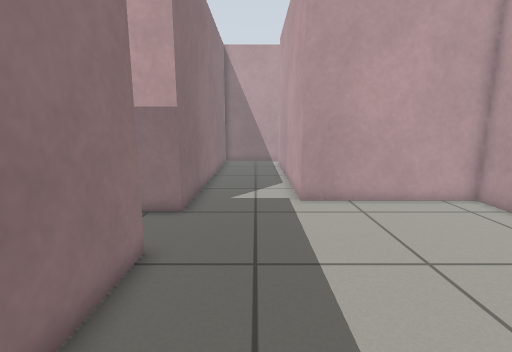
[1] (above)

20 first-person views from a walk through a robot-simulator world made for Gazebo. The camera is 0.78 m above the floor, tilts 10° down and sees 85° across. The floor is counted in squares, 0.25 m on a side. Each view is taken from the middle of a square. On the plan, view 1 faces up. The plan holds only what a view shows up to about 20 squares ahead; the rest is blank.

[2]
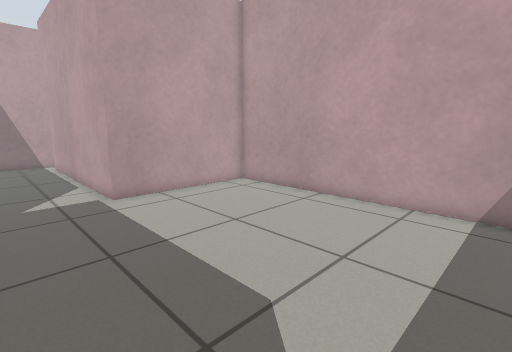

[3]
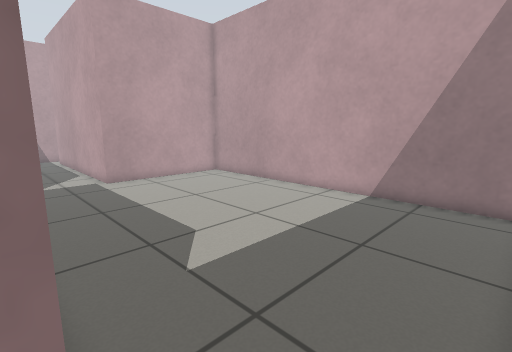

[4]
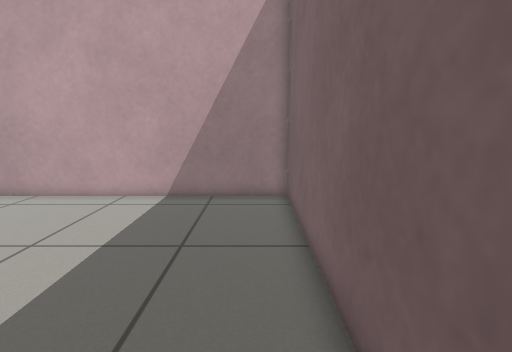

[5]
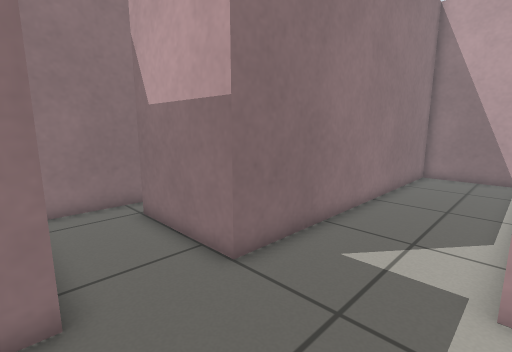

[6]
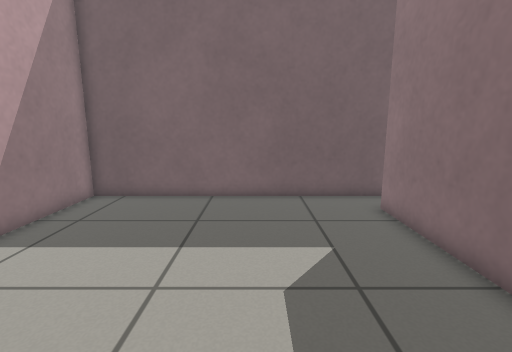

[7]
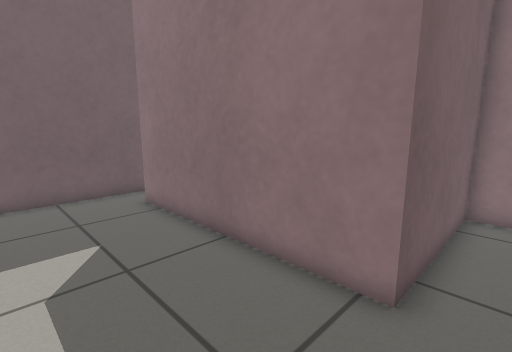

[8]
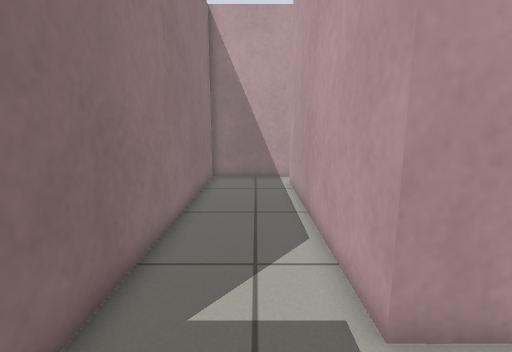

[9]
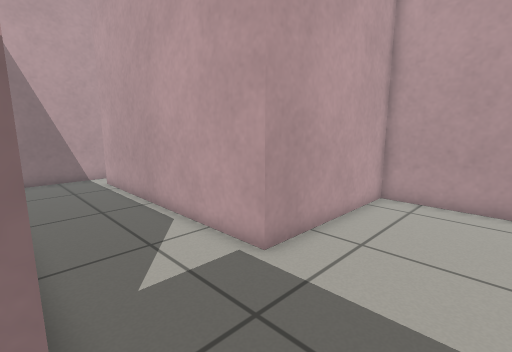

[10]
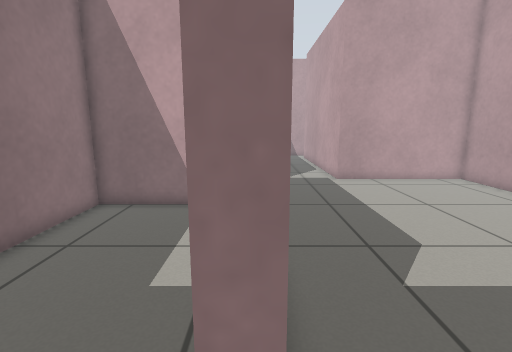

[11]
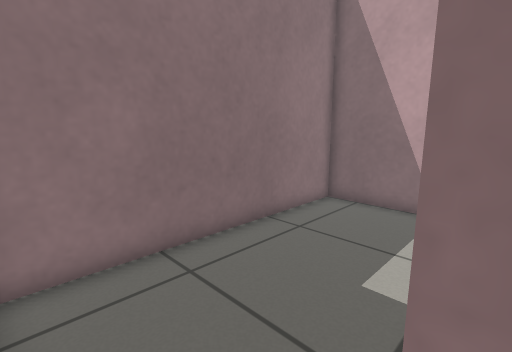

[12]
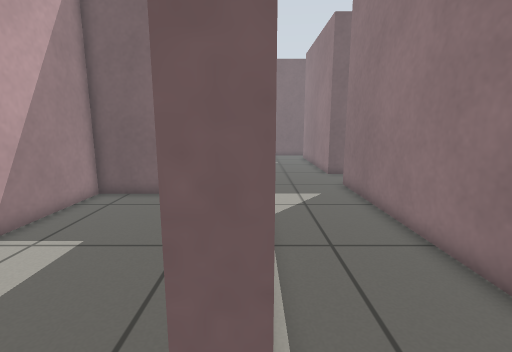

[13]
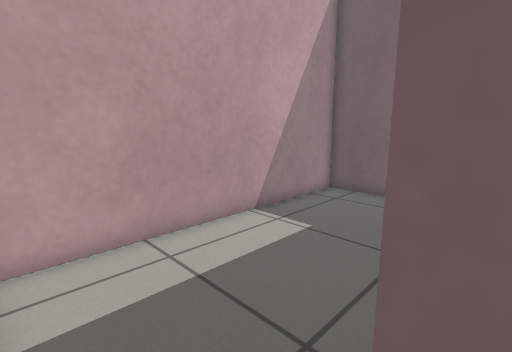

[14]
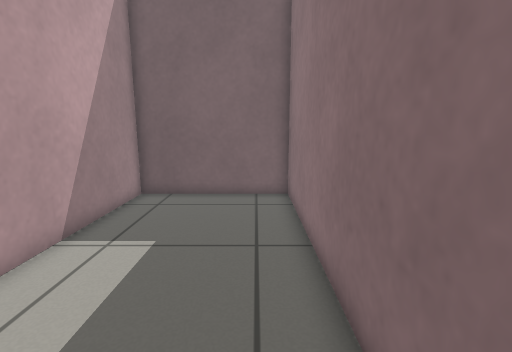

[15]
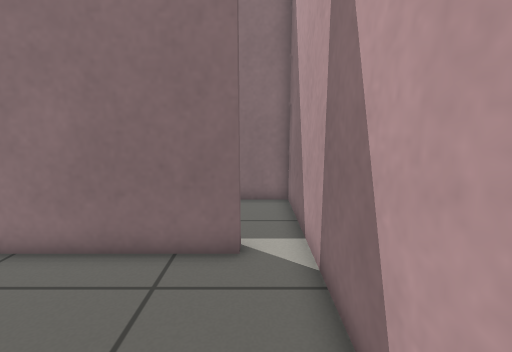

[16]
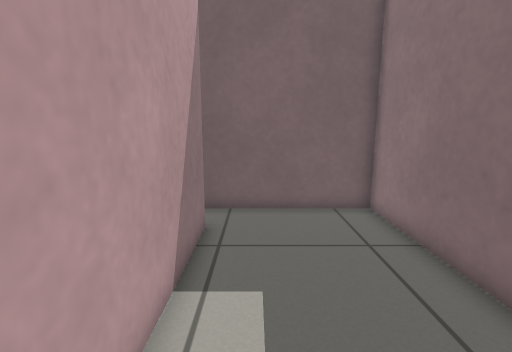

[17]
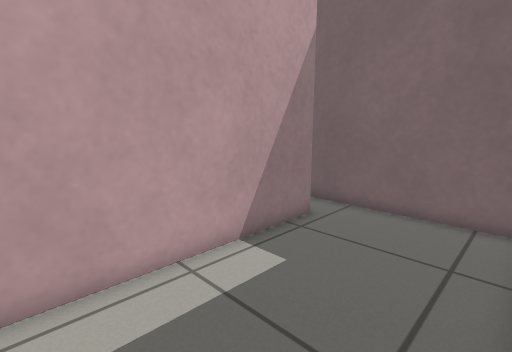

[18]
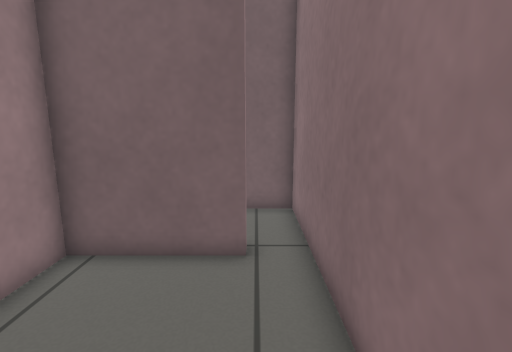

[19]
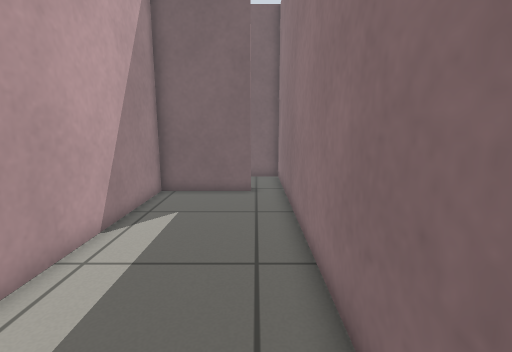

[20]
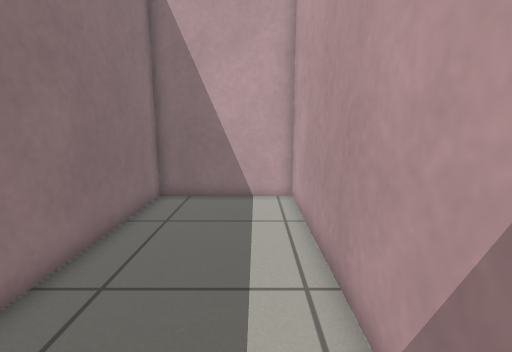

### Floor plan
Points are (right, up) in squares from view 1. A wall is a line through its corners. A room is listed if a view was taken in it or the views show most of it. See-through windows are left out.
Room 1 (views 1, 2, 3, 4, 5, 6, 7, 8, 9, 10, 11)
walls: (-9.4, 10.6) (-9.4, 6.6) (-2.8, 6.6) (-2.8, -3.4) (-3.4, -3.4); (-3.5, -5.4) (9.4, -5.4) (9.4, 11.6) (1.9, 11.6) (1.9, 23.6); (1.5, 25.4) (-2.8, 25.4) (-2.8, 10) (-7.8, 10) (-7.8, 10.6)
ways out: opening at (2, 24.5) to room 2; opening at (-3, -4.5) to room 3; opening at (-8.5, 10) to room 4
Room 2 (views 12, 13, 14, 15)
walls: (1.9, 23.6) (2.5, 23.6) (2.5, 12.2) (9.4, 12.2) (9.4, 25); (7.7, 25.4) (1.5, 25.4)
ways out: opening at (2, 24.5) to room 1
Room 3 (views 16, 17)
walls: (-3.4, -3.4) (-3.4, 5.1); (-5.7, 6) (-9.4, 6) (-9.4, -5.4) (-3.5, -5.4)
ways out: opening at (-3, -4.5) to room 1
Room 4 (views 18, 19, 20)
walls: (-7.8, 10.6) (-3.4, 10.6) (-3.4, 25.4) (-9.4, 25.4) (-9.4, 10.6)
ways out: opening at (-8.5, 10) to room 1

Where each view was taken, in squares from view 1:
view 1: 0 up, 0 right, facing up
view 2: 1 down, 2 left, facing up-right
view 3: 5 down, 3 left, facing up-right
view 4: 4 down, 3 left, facing right
view 5: 6 up, 2 right, facing up-left
view 6: 7 up, 2 right, facing down
view 7: 8 up, 2 right, facing down-left
view 8: 8 up, 0 right, facing up
view 9: 7 up, 3 left, facing up-right
view 10: 5 down, 3 left, facing up
view 11: 5 down, 3 left, facing up-left
view 12: 25 up, 2 right, facing down
view 13: 25 up, 2 right, facing down-right
view 14: 25 up, 4 right, facing down
view 15: 24 up, 9 right, facing left
view 16: 5 up, 5 left, facing down
view 17: 5 up, 9 left, facing down-right
view 18: 17 up, 8 left, facing down
view 19: 24 up, 8 left, facing down
view 20: 13 up, 5 left, facing up
